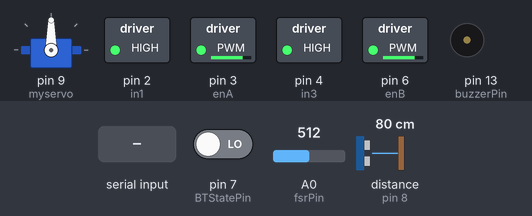
Bench run of a sketch on a simulated Arduino Uno, built with avr-gcc and run on an emulated ATmega328P. Shown: servo, switched loads named in the sketch (green lamp = pin HIGH), buzzer (waves = sounding). Inputs (shaded band) come from the test bench; at power-on: A0 (fsrPin) = 512, pin 7 (BTStatePin) LOW, distance to the obstacle (sensor on pin 8) 80 cm. The echo pulse lasts 58.3 µs per cm; pins used as bus, display or sensor lines are not drawn.

Above: at 1.2 s.
1.3 s: "5" received over the second serial link
At 2.5 s:
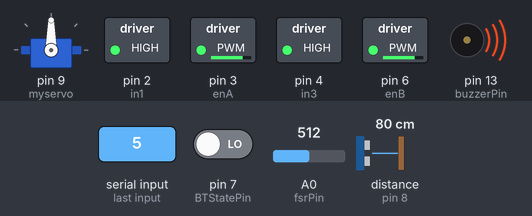
2.8 s: A0 (fsrPin) set to 86
4.3 s: A0 (fsrPin) set to 73
At 5.1 s:
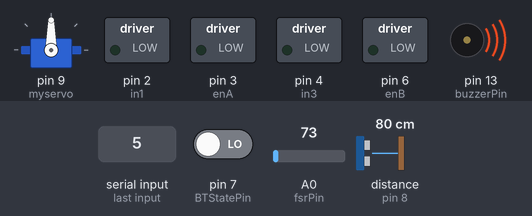
5.8 s: "2" received over the second serial link
At 6.9 s:
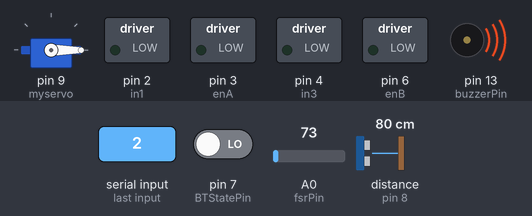
7.3 s: "3" received over the second serial link
At 8.5 s:
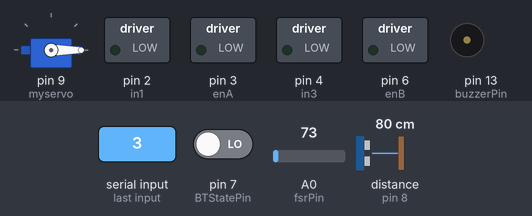
8.8 s: "1" received over the second serial link
At 9.4 s:
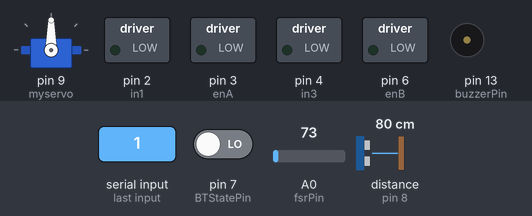
Timing chart, 0 to 11.3 s (numbered marks = the images above; inputs shaded):
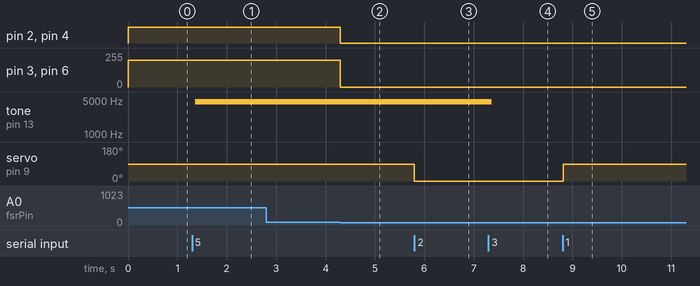

The sketch:

SmartLuggageSystem_Release.ino
```cpp
#include <SoftwareSerial.h>
#include <Servo.h>
#include <Wire.h>

SoftwareSerial BTSerial(10, 11);
Servo myservo;

const int trigPin = 5;
const int echoPin = 8;
const int BTStatePin = 7;
const int buzzerPin = 13;
int fsrPin = A0;

long duration;

boolean smsNotificationState = false;
boolean SMS_NOTIFICATION_FLAG = false;

int BTReg =0;
int distance;
int command;
int mode,inComingByte;
int UnlockPos = 0;
int lockPos = 90;
int theftModeActivated = 0;
int buzzerModeActivated = 0;

int enA = 3;
int in1 = 2;
int enB = 6;
int in3 = 4;
int fsrReading;
int fsrVoltage;

void setup() {
  BTSerial.begin(9600);
  myservo.attach(9);
  Wire.begin();
  pinMode(BTStatePin,INPUT);
  pinMode(echoPin,INPUT);
  pinMode(trigPin,OUTPUT);
  pinMode(buzzerPin,OUTPUT);
  pinMode(fsrPin,INPUT);
  motorSetup();
}

void loop() {
  check_Serial();
  checkBTConnection();
  onHandleHold();
  antiTheftMode();
  buzzerMode();
  smsNotificationTrigger();

  switch(mode){
    case 1:
      myservo.write(lockPos);
      BTSerial.write("luggageLocked#");
      mode = 0;
      break;

    case 2:
      myservo.write(UnlockPos);
      BTSerial.write("luggageUnlocked#");
      mode = 0;
      break;

    case 3:
      theftModeActivated = 1;
      BTSerial.write("theftModeActivated#");
      mode = 0;
      break;

    case 4:
      theftModeActivated = 0;
      wireWrite(98);
      BTSerial.write("theftModeDeactivated#");
      mode = 0;
      break;

    case 5:
      buzzerModeActivated = 1;
      BTSerial.write("buzzerModeActivated#");
      mode = 0;
      break;

    case 6:
      buzzerModeActivated = 0;
      BTSerial.write("buzzerModeDeactivated#");
      mode = 0;
      break;

    case 7:
      setGpsUpdateFrequency(55);
      BTSerial.write("GPS update every 1 minute#");
      mode = 0;
      break;

    case 8:
      setGpsUpdateFrequency(56);
      BTSerial.write("GPS update every 15 minute#");
      mode = 0;
      break;

    case 9:
      setGpsUpdateFrequency(57);
      BTSerial.write("GPS update every 30 minute#");
      mode = 0;
      break;

    case 10:
      smsNotificationState = true;
      BTSerial.write("SMS Notification Enabled#");
      mode = 0;
      break;

    case 11:
      smsNotificationState = false;
      SMS_NOTIFICATION_FLAG = false;
      BTSerial.write("SMS Notification Disabled#");
      mode = 0;
      break;

    default:
      break;
    }
}

void check_Serial(){
  if(BTSerial.available()>0){
    command = BTSerial.read();
  }

  if(command == 49){//1 Lock luggage
    command = 0;
    mode = 1;
  }else if(command == 50){//2 Unlock luggage
    command = 0;
    mode = 2;
  }else if(command == 51){//3 ATM on
    command = 0;
    mode = 3;
  }else if(command == 52){//4 ATM off
    command = 0;
    mode = 4;
  }else if(command == 53){//5 buzzerMode on
    command = 0;
    mode = 5;
  }else if(command == 54){//6 buzzerMode off
    command = 0;
    mode = 6;
  }else if(command == 55){ //7 GPS data update frequency
    command = 0;
    mode = 7;
  }else if(command == 56){ //8 GPS data update frequency
    command = 0;
    mode = 8;
  }
  else if(command == 57){ //9 GPS data update frequency
    command = 0;
    mode = 9;
  }else if(command == 97){//a smsNotiEnable
    command = 0;
    mode = 10;
  }else if(command == 98){//b smsNotiDisable
    command = 0;
    mode = 11;
  }
}

void antiTheftMode(){
  if(theftModeActivated == 1){
    digitalWrite(trigPin, LOW);
    delayMicroseconds(2);
    digitalWrite(trigPin, HIGH);
    delayMicroseconds(10);
    digitalWrite(trigPin, LOW);
    duration = pulseIn(echoPin, HIGH);
    distance= duration*0.034/2;

    if(distance > 10){
      SMS_NOTIFICATION_FLAG = true;
    }else{
      digitalWrite(buzzerPin,LOW);
      SMS_NOTIFICATION_FLAG = false;
    }
  }else{
    digitalWrite(buzzerPin,LOW);
    SMS_NOTIFICATION_FLAG = false;
  }
}

void buzzerMode(){
  if(buzzerModeActivated == 0){
    digitalWrite(buzzerPin,LOW);
  }else{
    digitalWrite(buzzerPin,HIGH);
  }
}

void setGpsUpdateFrequency(int input){
  wireWrite(input);
}

void wireWrite(int input){
  Wire.beginTransmission(8); // transmit to device #8
  Wire.write(input); // sends one byte
  Wire.endTransmission();    // stop transmitting
}

void smsNotificationTrigger(){
  if(smsNotificationState){
    if(SMS_NOTIFICATION_FLAG){
      smsNotificationState = false;
      wireWrite(97);
      SMS_NOTIFICATION_FLAG = false;
    }
  }
}

void checkBTConnection(){
  if(digitalRead(BTStatePin) && BTReg == 0){
    BTReg =1;
  }else if(digitalRead(BTStatePin) == 0 && BTReg == 1){
    BTReg = 0;
  }
}

void motorSetup(){
  pinMode(enA, OUTPUT);
  pinMode(enB, OUTPUT);
  pinMode(in1, OUTPUT);
  pinMode(in3, OUTPUT);
}

void motorMoveForward(){
  digitalWrite(in1, HIGH);
  analogWrite(enA, 200);
  digitalWrite(in3, HIGH);
  analogWrite(enB, 200);
}

void motorStop(){
  digitalWrite(in1, LOW);
  analogWrite(enA, 0);
  digitalWrite(in3, LOW);
  analogWrite(enB, 0);
}

void onHandleHold(){
  fsrReading = analogRead(fsrPin);
  fsrVoltage = map(fsrReading, 0, 1023, 0, 5000);

  if (fsrVoltage < 400) {
    motorStop();
  } else {
    motorMoveForward();
  }
}
```

Measured:
- the behaviour switches between 82 and 81 on A0 (fsrPin) (found by bisection; images 1 and 2)
- after the input at 1.3 s, tone on pin 13 (buzzerPin): silent → 4606 Hz after 0.06 s
- after the input at 2.8 s, every drawn part: stays the same
- after the input at 4.3 s, pin 2 (in1), pin 4 (in3): HIGH → LOW at once; pin 3 (enA), pin 6 (enB): 200/255 → 0/255 at once
- after the input at 5.8 s, servo on pin 9 (myservo): 90° → 0° at once
- after the input at 7.3 s, tone on pin 13 (buzzerPin): 4606 Hz → silent after 0.06 s
- after the input at 8.8 s, servo on pin 9 (myservo): 0° → 90° at once
